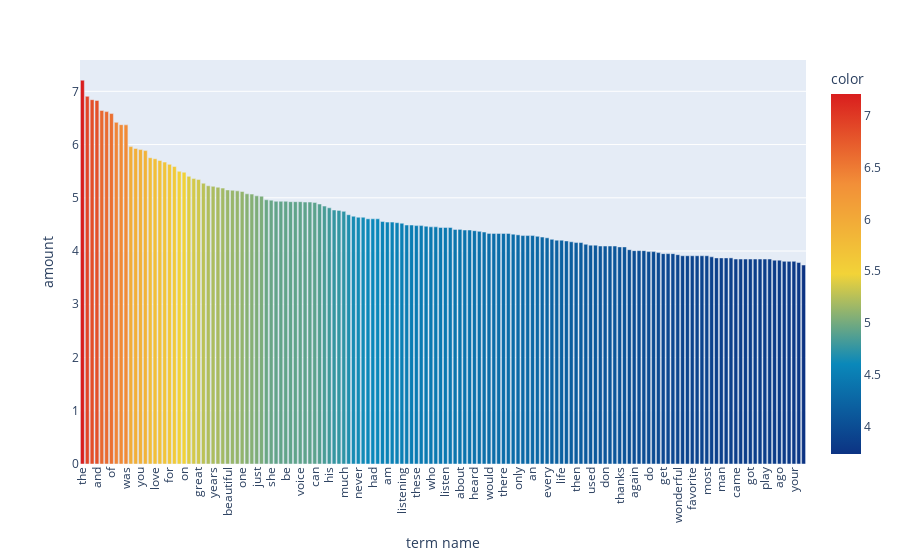

Notebook code cell kept with this figure:
### Code cell
top_150_indices = np.argpartition(term_frequencies, -150)[-150:]
high_to_low_indices = top_150_indices[::-1]
top_150_bar = px.bar(x = count_vect.get_feature_names_out()[high_to_low_indices], 
            y = term_frequencies_log[high_to_low_indices],
            color = term_frequencies_log[high_to_low_indices], color_continuous_scale = 'Portland')
top_150_bar.update_layout(xaxis_title="term name", xaxis_tickangle=-90, yaxis_title=" amount ")

### Figure 1 — Plotly figure (JSON) as saved in the notebook; plotly's stock layout.template omitted (floating-point values rounded to 4 significant figures; data arrays with more than 128 entries replaced by an {"elided": "..."} marker saying what was removed)
{"data": [{"alignmentgroup": "True", "hovertemplate": "x=%{x}<br>y=%{y}<br>color=%{marker.color}<extra></extra>", "legendgroup": "", "marker": {"color": {"elided": "150 float values"}, "coloraxis": "coloraxis", "pattern": {"shape": ""}}, "name": "", "offsetgroup": "", "orientation": "v", "showlegend": false, "textposition": "auto", "type": "bar", "x": {"elided": "150 str values"}, "xaxis": "x", "y": {"elided": "150 float values"}, "yaxis": "y"}], "layout": {"barmode": "relative", "coloraxis": {"colorbar": {"title": {"text": "color"}}, "colorscale": [[0, "rgb(12,51,131)"], [0.25, "rgb(10,136,186)"], [0.5, "rgb(242,211,56)"], [0.75, "rgb(242,143,56)"], [1, "rgb(217,30,30)"]]}, "legend": {"tracegroupgap": 0}, "margin": {"t": 60}, "xaxis": {"anchor": "y", "domain": [0, 1], "tickangle": -90, "title": {"text": "term name"}}, "yaxis": {"anchor": "x", "domain": [0, 1], "title": {"text": " amount "}}}}
